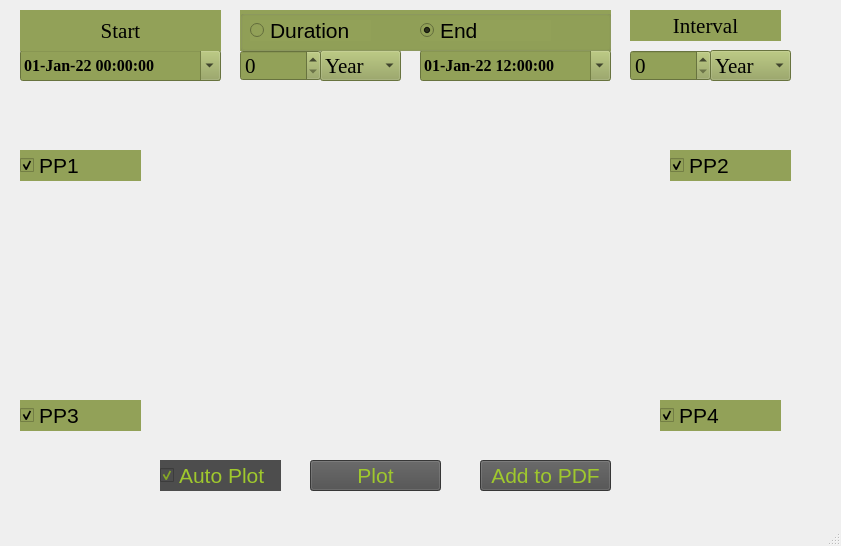
<?xml version="1.0" encoding="UTF-8"?>
<ui version="4.0">
 <class>MainWindow</class>
 <widget class="QMainWindow" name="MainWindow">
  <property name="geometry">
   <rect>
    <x>0</x>
    <y>0</y>
    <width>841</width>
    <height>546</height>
   </rect>
  </property>
  <property name="font">
   <font>
    <family>Times New Roman</family>
    <pointsize>12</pointsize>
   </font>
  </property>
  <property name="windowTitle">
   <string>NDT v1.0</string>
  </property>
  <property name="windowOpacity">
   <double>1.000000000000000</double>
  </property>
  <property name="styleSheet">
   <string notr="true"/>
  </property>
  <property name="dockNestingEnabled">
   <bool>false</bool>
  </property>
  <widget class="QWidget" name="centralwidget">
   <widget class="QDateTimeEdit" name="dateTimeEdit_End">
    <property name="geometry">
     <rect>
      <x>420</x>
      <y>50</y>
      <width>191</width>
      <height>31</height>
     </rect>
    </property>
    <property name="font">
     <font>
      <family>Times New Roman</family>
      <pointsize>12</pointsize>
      <weight>75</weight>
      <bold>true</bold>
     </font>
    </property>
    <property name="styleSheet">
     <string notr="true">background-color: rgb(146, 161, 88);
</string>
    </property>
    <property name="dateTime">
     <datetime>
      <hour>12</hour>
      <minute>0</minute>
      <second>0</second>
      <year>2022</year>
      <month>1</month>
      <day>1</day>
     </datetime>
    </property>
    <property name="minimumTime">
     <time>
      <hour>0</hour>
      <minute>0</minute>
      <second>0</second>
     </time>
    </property>
    <property name="currentSection">
     <enum>QDateTimeEdit::DaySection</enum>
    </property>
    <property name="displayFormat">
     <string>dd-MMM-yy HH:mm:ss</string>
    </property>
    <property name="calendarPopup">
     <bool>true</bool>
    </property>
   </widget>
   <widget class="QDateTimeEdit" name="dateTimeEdit_Start">
    <property name="geometry">
     <rect>
      <x>20</x>
      <y>50</y>
      <width>201</width>
      <height>31</height>
     </rect>
    </property>
    <property name="font">
     <font>
      <family>Times New Roman</family>
      <pointsize>12</pointsize>
      <weight>75</weight>
      <bold>true</bold>
     </font>
    </property>
    <property name="styleSheet">
     <string notr="true">background-color: rgb(146, 161, 88);
</string>
    </property>
    <property name="dateTime">
     <datetime>
      <hour>0</hour>
      <minute>0</minute>
      <second>0</second>
      <year>2022</year>
      <month>1</month>
      <day>1</day>
     </datetime>
    </property>
    <property name="currentSection">
     <enum>QDateTimeEdit::DaySection</enum>
    </property>
    <property name="displayFormat">
     <string>dd-MMM-yy HH:mm:ss</string>
    </property>
    <property name="calendarPopup">
     <bool>true</bool>
    </property>
   </widget>
   <widget class="QComboBox" name="comboBox_Duration_time_unit">
    <property name="geometry">
     <rect>
      <x>320</x>
      <y>50</y>
      <width>81</width>
      <height>31</height>
     </rect>
    </property>
    <property name="font">
     <font>
      <family>Times New Roman</family>
      <pointsize>16</pointsize>
     </font>
    </property>
    <property name="styleSheet">
     <string notr="true">background-color: rgb(146, 161, 88);
</string>
    </property>
    <property name="currentText">
     <string>Year</string>
    </property>
    <item>
     <property name="text">
      <string>Year</string>
     </property>
    </item>
    <item>
     <property name="text">
      <string>Month</string>
     </property>
    </item>
    <item>
     <property name="text">
      <string>Week</string>
     </property>
    </item>
    <item>
     <property name="text">
      <string>Day</string>
     </property>
    </item>
    <item>
     <property name="text">
      <string>Hour</string>
     </property>
    </item>
    <item>
     <property name="text">
      <string>Minute</string>
     </property>
    </item>
    <item>
     <property name="text">
      <string>Second</string>
     </property>
    </item>
   </widget>
   <widget class="QSpinBox" name="spinBox_Duration_int">
    <property name="geometry">
     <rect>
      <x>240</x>
      <y>50</y>
      <width>81</width>
      <height>31</height>
     </rect>
    </property>
    <property name="font">
     <font>
      <family>Times New Roman</family>
      <pointsize>16</pointsize>
     </font>
    </property>
    <property name="styleSheet">
     <string notr="true">background-color: rgb(146, 161, 88);
</string>
    </property>
    <property name="maximum">
     <number>9999</number>
    </property>
   </widget>
   <widget class="QComboBox" name="comboBox_Interval__Time_Unit">
    <property name="geometry">
     <rect>
      <x>710</x>
      <y>50</y>
      <width>81</width>
      <height>31</height>
     </rect>
    </property>
    <property name="font">
     <font>
      <family>Times New Roman</family>
      <pointsize>16</pointsize>
     </font>
    </property>
    <property name="styleSheet">
     <string notr="true">background-color: rgb(146, 161, 88);
</string>
    </property>
    <item>
     <property name="text">
      <string>Year</string>
     </property>
    </item>
    <item>
     <property name="text">
      <string>Month</string>
     </property>
    </item>
    <item>
     <property name="text">
      <string>Week</string>
     </property>
    </item>
    <item>
     <property name="text">
      <string>Day</string>
     </property>
    </item>
    <item>
     <property name="text">
      <string>Hour</string>
     </property>
    </item>
    <item>
     <property name="text">
      <string>Minute</string>
     </property>
    </item>
    <item>
     <property name="text">
      <string>Second</string>
     </property>
    </item>
   </widget>
   <widget class="QSpinBox" name="spinBox_Interval_Int">
    <property name="geometry">
     <rect>
      <x>630</x>
      <y>50</y>
      <width>81</width>
      <height>31</height>
     </rect>
    </property>
    <property name="font">
     <font>
      <family>Times New Roman</family>
      <pointsize>16</pointsize>
     </font>
    </property>
    <property name="styleSheet">
     <string notr="true">background-color: rgb(146, 161, 88);
</string>
    </property>
    <property name="maximum">
     <number>9999</number>
    </property>
   </widget>
   <widget class="QLabel" name="label_interval">
    <property name="geometry">
     <rect>
      <x>630</x>
      <y>10</y>
      <width>151</width>
      <height>31</height>
     </rect>
    </property>
    <property name="font">
     <font>
      <family>Times New Roman</family>
      <pointsize>16</pointsize>
     </font>
    </property>
    <property name="styleSheet">
     <string notr="true">background-color: rgb(146, 161, 88);
</string>
    </property>
    <property name="text">
     <string>Interval</string>
    </property>
    <property name="alignment">
     <set>Qt::AlignCenter</set>
    </property>
   </widget>
   <widget class="QPushButton" name="pushButton">
    <property name="geometry">
     <rect>
      <x>310</x>
      <y>460</y>
      <width>131</width>
      <height>31</height>
     </rect>
    </property>
    <property name="font">
     <font>
      <family>MS Shell Dlg 2</family>
      <pointsize>16</pointsize>
     </font>
    </property>
    <property name="styleSheet">
     <string notr="true">background-color: rgb(77, 77, 77);
color: rgb(159, 200, 45);
</string>
    </property>
    <property name="text">
     <string>Plot</string>
    </property>
   </widget>
   <widget class="QPushButton" name="pushButton_2">
    <property name="geometry">
     <rect>
      <x>480</x>
      <y>460</y>
      <width>131</width>
      <height>31</height>
     </rect>
    </property>
    <property name="font">
     <font>
      <family>MS Shell Dlg 2</family>
      <pointsize>16</pointsize>
     </font>
    </property>
    <property name="styleSheet">
     <string notr="true">background-color: rgb(77, 77, 77);
color: rgb(159, 200, 45);
</string>
    </property>
    <property name="text">
     <string>Add to PDF</string>
    </property>
   </widget>
   <widget class="QGroupBox" name="one">
    <property name="enabled">
     <bool>true</bool>
    </property>
    <property name="geometry">
     <rect>
      <x>240</x>
      <y>10</y>
      <width>371</width>
      <height>41</height>
     </rect>
    </property>
    <property name="styleSheet">
     <string notr="true">background-color: rgb(146, 161, 88);
</string>
    </property>
    <property name="title">
     <string/>
    </property>
    <property name="checkable">
     <bool>false</bool>
    </property>
    <widget class="QRadioButton" name="radioButton_Duration">
     <property name="geometry">
      <rect>
       <x>10</x>
       <y>10</y>
       <width>121</width>
       <height>21</height>
      </rect>
     </property>
     <property name="font">
      <font>
       <pointsize>16</pointsize>
      </font>
     </property>
     <property name="styleSheet">
      <string>background-color: rgb(146, 161, 88);
</string>
     </property>
     <property name="text">
      <string>Duration</string>
     </property>
    </widget>
    <widget class="QRadioButton" name="radioButton_End">
     <property name="geometry">
      <rect>
       <x>180</x>
       <y>10</y>
       <width>131</width>
       <height>21</height>
      </rect>
     </property>
     <property name="font">
      <font>
       <pointsize>16</pointsize>
      </font>
     </property>
     <property name="styleSheet">
      <string notr="true">background-color: rgb(146, 161, 88);
</string>
     </property>
     <property name="text">
      <string>End</string>
     </property>
     <property name="checked">
      <bool>true</bool>
     </property>
    </widget>
   </widget>
   <widget class="QCheckBox" name="checkBox">
    <property name="geometry">
     <rect>
      <x>160</x>
      <y>460</y>
      <width>121</width>
      <height>31</height>
     </rect>
    </property>
    <property name="font">
     <font>
      <family>MS Shell Dlg 2</family>
      <pointsize>16</pointsize>
     </font>
    </property>
    <property name="styleSheet">
     <string notr="true">background-color: rgb(77, 77, 77);
color: rgb(159, 200, 45);
</string>
    </property>
    <property name="text">
     <string>Auto Plot</string>
    </property>
    <property name="checked">
     <bool>true</bool>
    </property>
   </widget>
   <widget class="QCheckBox" name="checkBox_PP1">
    <property name="geometry">
     <rect>
      <x>20</x>
      <y>150</y>
      <width>121</width>
      <height>31</height>
     </rect>
    </property>
    <property name="font">
     <font>
      <family>MS Shell Dlg 2</family>
      <pointsize>16</pointsize>
     </font>
    </property>
    <property name="styleSheet">
     <string notr="true">background-color: rgb(146, 161, 88);
color: rgb(0, 0, 0);</string>
    </property>
    <property name="text">
     <string>PP1</string>
    </property>
    <property name="checked">
     <bool>true</bool>
    </property>
   </widget>
   <widget class="QCheckBox" name="checkBox_PP2">
    <property name="geometry">
     <rect>
      <x>670</x>
      <y>150</y>
      <width>121</width>
      <height>31</height>
     </rect>
    </property>
    <property name="font">
     <font>
      <family>MS Shell Dlg 2</family>
      <pointsize>16</pointsize>
     </font>
    </property>
    <property name="styleSheet">
     <string notr="true">background-color: rgb(146, 161, 88);
color: rgb(0, 0, 0);</string>
    </property>
    <property name="text">
     <string>PP2</string>
    </property>
    <property name="checked">
     <bool>true</bool>
    </property>
   </widget>
   <widget class="QCheckBox" name="checkBox_PP3">
    <property name="geometry">
     <rect>
      <x>20</x>
      <y>400</y>
      <width>121</width>
      <height>31</height>
     </rect>
    </property>
    <property name="font">
     <font>
      <family>MS Shell Dlg 2</family>
      <pointsize>16</pointsize>
     </font>
    </property>
    <property name="styleSheet">
     <string notr="true">background-color: rgb(146, 161, 88);
color: rgb(0, 0, 0);</string>
    </property>
    <property name="text">
     <string>PP3</string>
    </property>
    <property name="checked">
     <bool>true</bool>
    </property>
   </widget>
   <widget class="QCheckBox" name="checkBox_PP4">
    <property name="geometry">
     <rect>
      <x>660</x>
      <y>400</y>
      <width>121</width>
      <height>31</height>
     </rect>
    </property>
    <property name="font">
     <font>
      <family>MS Shell Dlg 2</family>
      <pointsize>16</pointsize>
     </font>
    </property>
    <property name="styleSheet">
     <string notr="true">background-color: rgb(146, 161, 88);
color: rgb(0, 0, 0);</string>
    </property>
    <property name="text">
     <string>PP4</string>
    </property>
    <property name="checked">
     <bool>true</bool>
    </property>
   </widget>
   <widget class="QLabel" name="label_start">
    <property name="geometry">
     <rect>
      <x>20</x>
      <y>10</y>
      <width>201</width>
      <height>41</height>
     </rect>
    </property>
    <property name="font">
     <font>
      <family>Times New Roman</family>
      <pointsize>16</pointsize>
     </font>
    </property>
    <property name="styleSheet">
     <string notr="true">background-color: rgb(146, 161, 88);
</string>
    </property>
    <property name="text">
     <string>Start</string>
    </property>
    <property name="alignment">
     <set>Qt::AlignCenter</set>
    </property>
   </widget>
  </widget>
  <widget class="QMenuBar" name="menubar">
   <property name="geometry">
    <rect>
     <x>0</x>
     <y>0</y>
     <width>841</width>
     <height>25</height>
    </rect>
   </property>
  </widget>
  <widget class="QStatusBar" name="statusbar"/>
 </widget>
 <resources/>
 <connections/>
</ui>
